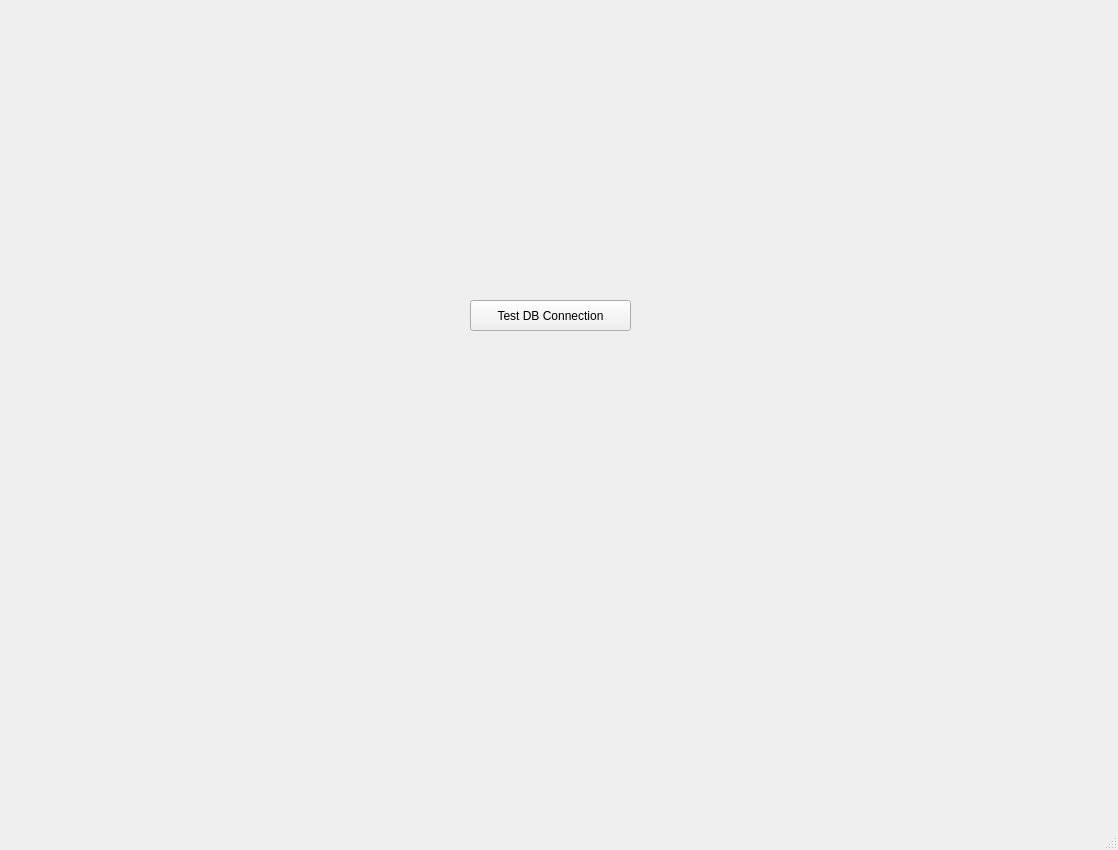
<?xml version="1.0" encoding="UTF-8"?>
<ui version="4.0">
 <class>dbConnectionTest</class>
 <widget class="QMainWindow" name="dbConnectionTest">
  <property name="geometry">
   <rect>
    <x>0</x>
    <y>0</y>
    <width>1118</width>
    <height>850</height>
   </rect>
  </property>
  <property name="font">
   <font>
    <family>Arial</family>
    <pointsize>9</pointsize>
   </font>
  </property>
  <property name="windowTitle">
   <string>DB Connection Test</string>
  </property>
  <widget class="QWidget" name="centralwidget">
   <widget class="QPushButton" name="btnConnect">
    <property name="geometry">
     <rect>
      <x>470</x>
      <y>300</y>
      <width>161</width>
      <height>31</height>
     </rect>
    </property>
    <property name="text">
     <string>Test DB Connection</string>
    </property>
   </widget>
  </widget>
  <widget class="QMenuBar" name="menubar">
   <property name="geometry">
    <rect>
     <x>0</x>
     <y>0</y>
     <width>1118</width>
     <height>23</height>
    </rect>
   </property>
  </widget>
  <widget class="QStatusBar" name="statusbar"/>
 </widget>
 <resources/>
 <connections/>
</ui>
